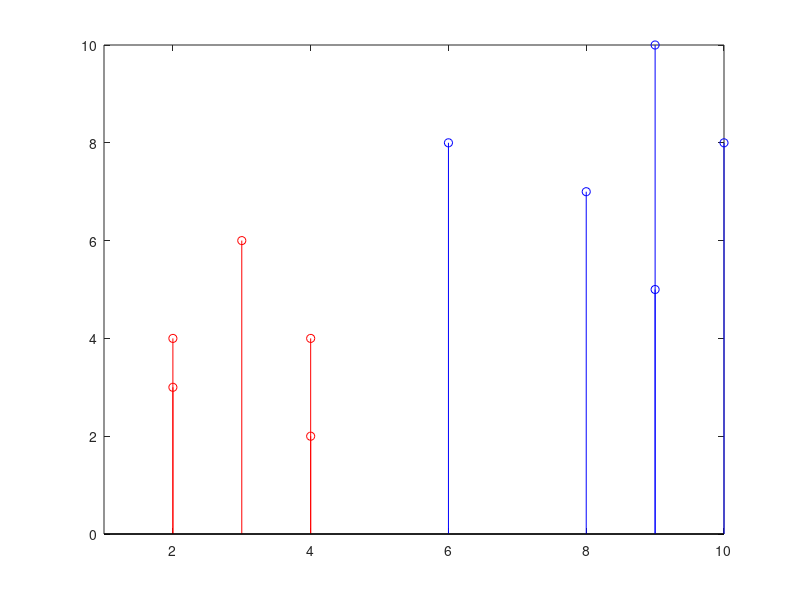
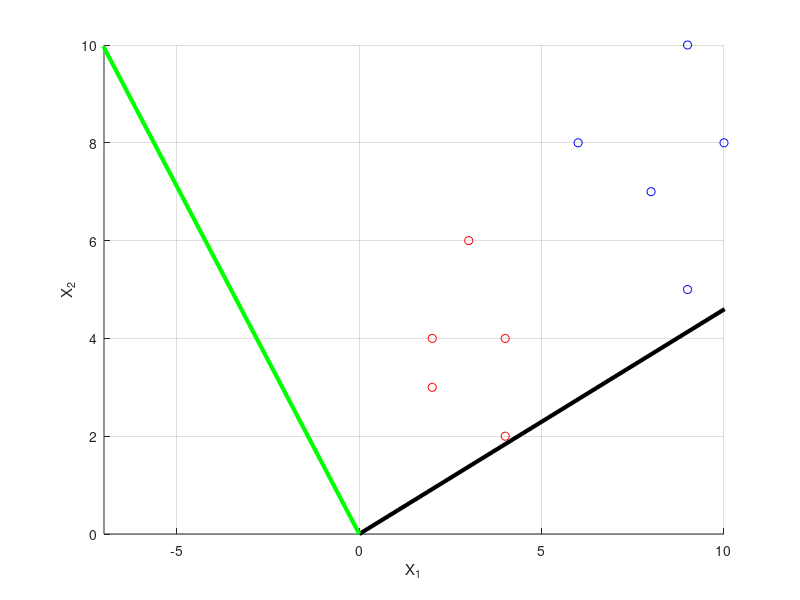

Write the MATLAB code that produced these figures, in order.
%% Script from slides. LDA applied to two classes
%datos: X1 clase 1 y X2 clase 2
X1=[4,2;2,4;2,3;3,6;4,4]';
X2=[9,10;6,8;9,5;8,7;10,8]';
X=[X1,X2];
figure(1)
stem(X1(1,:),X1(2,:),'r')
hold on
stem(X2(1,:),X2(2,:),'b')
hold off
axis([1 10 0 10])
% class means:
Mu1 = mean(X1,2);
Mu2 = mean(X2,2);
% Covariance matrix of the classes
S1 = cov(X1');
S2 = cov(X2');
% Within-class scatter matrix
Sw = S1 + S2;
% Between-class scatter matrix
SB = (Mu1-Mu2)*(Mu1-Mu2)';
% Computing the LDA projection
invSw = inv(Sw);
invSwSB = invSw*SB;
%getting the projection vector
[V,D] = eig(invSwSB);
% The projection vector
W = V(:,1);
% creating the LDA axis
t=0:20:20;
line_X_M= t*V(1,1);% 1st eigenvector
line_Y_M= t*V(2,1);
line_X_m= t*V(1,2);% 2nd eigenvector
line_Y_m= t*V(2,2);
% Plots
figure(2)
scatter(X1(1,:),X1(2,:),'r');
hold on
scatter(X2(1,:),X2(2,:),'b');
plot(line_X_M,line_Y_M,'k-','LineWidth',3)
plot(line_X_m,line_Y_m,'g-','LineWidth',3)
xlabel('X_1');ylabel('X_2');
axis([-7 10 0 10]); grid on; hold off;
